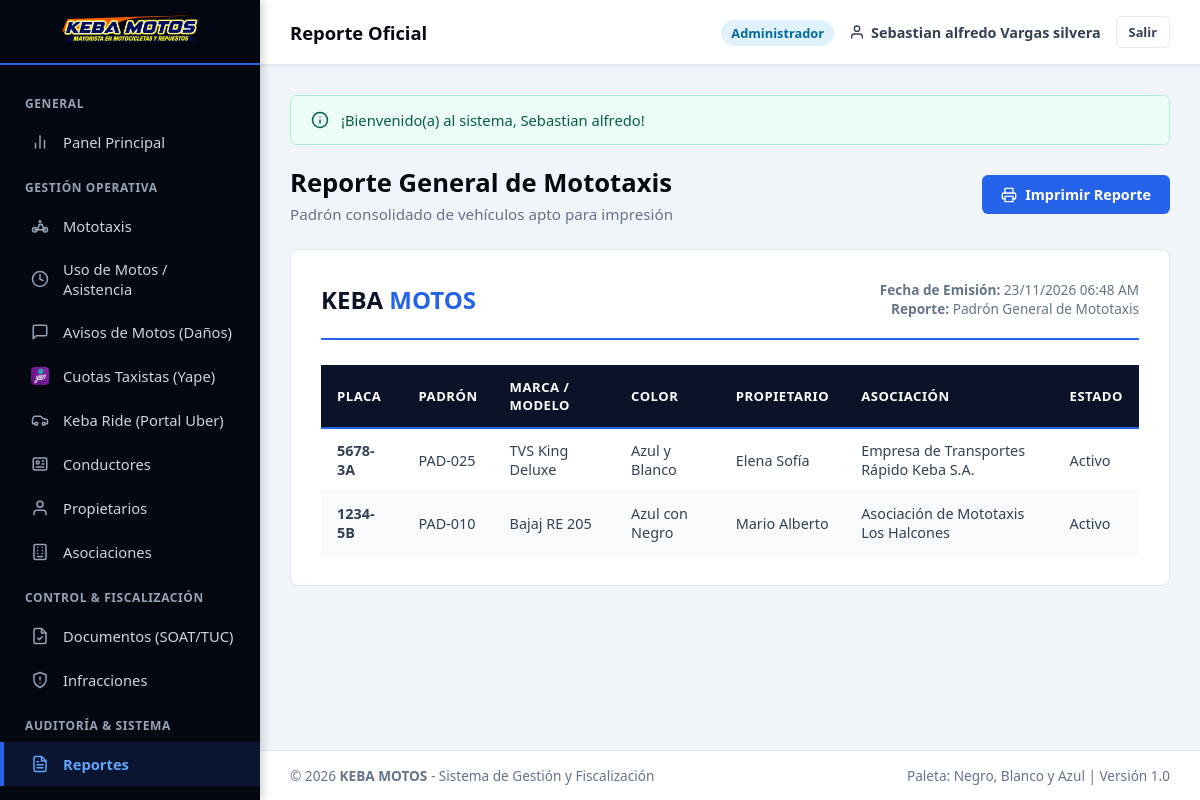
Screenshot of /vista/reportes/reporte_vehiculos.php (signed in) with the database file from the repository.
### tables this page shows
CREATE TABLE `vehiculos` (
  `id_vehiculo` INT AUTO_INCREMENT PRIMARY KEY,
  `placa` VARCHAR(10) NOT NULL UNIQUE,
  `numero_padron` VARCHAR(20) NULL,
  `marca` VARCHAR(50) NOT NULL,
  `modelo` VARCHAR(50) NULL,
  `color` VARCHAR(50) NOT NULL,
  `anio_fabricacion` YEAR NULL,
  `numero_motor` VARCHAR(50) NULL,
  `numero_chasis` VARCHAR(50) NULL,
  `id_propietario` INT NOT NULL,
  `id_asociacion` INT NULL,
  `foto` VARCHAR(255) NULL,
  `es_empresa` TINYINT(1) DEFAULT 1,
  `fecha_proxima_revision` DATE NULL,
  `estado_limpieza` ENUM('Excelente', 'Limpia', 'Regular', 'Requiere Lavado') DEFAULT 'Limpia',
  `estado_mecanico` ENUM('Operativo', 'Con Observaciones', 'En Mantenimiento', 'Taller') DEFAULT 'Operativo',
  `observaciones_danos` TEXT NULL,
  `estado` ENUM('Activo', 'Inactivo', 'De Baja', 'Observado') DEFAULT 'Activo',
  `created_at` TIMESTAMP DEFAULT CURRENT_TIMESTAMP,
  `updated_at` TIMESTAMP DEFAULT CURRENT_TIMESTAMP ON UPDATE CURRENT_TIMESTAMP,
  CONSTRAINT `fk_vehiculos_propietarios` FOREIGN KEY (`id_propietario`) REFERENCES `propietarios` (`id_propietario`) ON UPDATE CASCADE,
  CONSTRAINT `fk_vehiculos_asociaciones` FOREIGN KEY (`id_asociacion`) REFERENCES `asociaciones` (`id_asociacion`) ON UPDATE CASCADE ON DELETE SET NULL
);

CREATE TABLE `propietarios` (
  `id_propietario` INT AUTO_INCREMENT PRIMARY KEY,
  `tipo_documento` ENUM('DNI', 'RUC', 'Carnet Extranjeria') DEFAULT 'DNI',
  `numero_documento` VARCHAR(20) NOT NULL UNIQUE,
  `nombres_razon_social` VARCHAR(150) NOT NULL,
  `apellidos` VARCHAR(150) NULL,
  `telefono` VARCHAR(20) NULL,
  `email` VARCHAR(100) NULL,
  `direccion` VARCHAR(255) NULL,
  `estado` ENUM('Activo', 'Inactivo') DEFAULT 'Activo',
  `created_at` TIMESTAMP DEFAULT CURRENT_TIMESTAMP,
  `updated_at` TIMESTAMP DEFAULT CURRENT_TIMESTAMP ON UPDATE CURRENT_TIMESTAMP
);

CREATE TABLE `asociaciones` (
  `id_asociacion` INT AUTO_INCREMENT PRIMARY KEY,
  `nombre` VARCHAR(150) NOT NULL,
  `ruc` VARCHAR(11) UNIQUE NULL,
  `resolucion_municipal` VARCHAR(100) NULL,
  `direccion` VARCHAR(200) NULL,
  `telefono` VARCHAR(20) NULL,
  `presidente` VARCHAR(150) NULL,
  `color_distintivo` VARCHAR(50) NULL,
  `cantidad_paraderos` INT DEFAULT 1,
  `estado` ENUM('Activo', 'Inactivo') DEFAULT 'Activo',
  `created_at` TIMESTAMP DEFAULT CURRENT_TIMESTAMP,
  `updated_at` TIMESTAMP DEFAULT CURRENT_TIMESTAMP ON UPDATE CURRENT_TIMESTAMP
);

### vista/reportes/reporte_vehiculos.php (the view, shortened to what the rows shown need)
<?php
require_once dirname(__DIR__) . '/plantillas/header.php';
require_once dirname(__DIR__) . '/plantillas/navbar.php';
require_once dirname(dirname(__DIR__)) . '/modelos/Vehiculo.php';
$vehiculoMod = new Vehiculo();
$vehiculos = $vehiculoMod->listarTodos();
?>
<div class="page-header no-print">
    <div>
        <h1 class="page-title">Reporte General de Mototaxis</h1>
    </div>
</div>
<div class="report-container">
    <table class="table-custom">
        <thead>
            <tr>
                <th>Placa</th>
                <th>Padrón</th>
                <th>Marca / Modelo</th>
                <th>Color</th>
                <th>Propietario</th>
                <th>Asociación</th>
                <th>Estado</th>
            </tr>
        </thead>
        <tbody>
            <?php foreach ($vehiculos as $v): ?>
            <tr>
                <td><strong><?= htmlspecialchars($v['placa']) ?></strong></td>
                <td><?= htmlspecialchars($v['numero_padron'] ?? '-') ?></td>
                <td><?= htmlspecialchars($v['marca'] . ' ' . $v['modelo']) ?></td>
                <td><?= htmlspecialchars($v['color']) ?></td>
                <td><?= htmlspecialchars($v['propietario_nombre'] ?? '-') ?></td>
                <td><?= htmlspecialchars($v['asociacion_nombre'] ?? 'Sin Asociación') ?></td>
                <td><?= htmlspecialchars($v['estado']) ?></td>
            </tr>
            <?php endforeach; ?>
        </tbody>
    </table>
</div>
<?php require_once dirname(__DIR__) . '/plantillas/footer.php'; ?>

### rows the page displays
vehiculos: placa "5678-3A", numero_padron "PAD-025", marca+modelo "TVS King Deluxe", color "Azul y Blanco", id_propietario.nombres_razon_social "Elena Sofía", id_asociacion.nombre "Empresa de Transportes Rápido Keba S.A.", estado "Activo"
vehiculos: placa "1234-5B", numero_padron "PAD-010", marca+modelo "Bajaj RE 205", color "Azul con Negro", id_propietario.nombres_razon_social "Mario Alberto", id_asociacion.nombre "Asociación de Mototaxis Los Halcones", estado "Activo"

### other values shown
$subtituloNavbar "Reporte Oficial"
$usuarioActivo['rol_nombre'] "Administrador"
$nombreUsuario "Sebastian alfredo Vargas silvera"
$flash['mensaje'] "¡Bienvenido(a) al sistema, Sebastian alfredo!"
